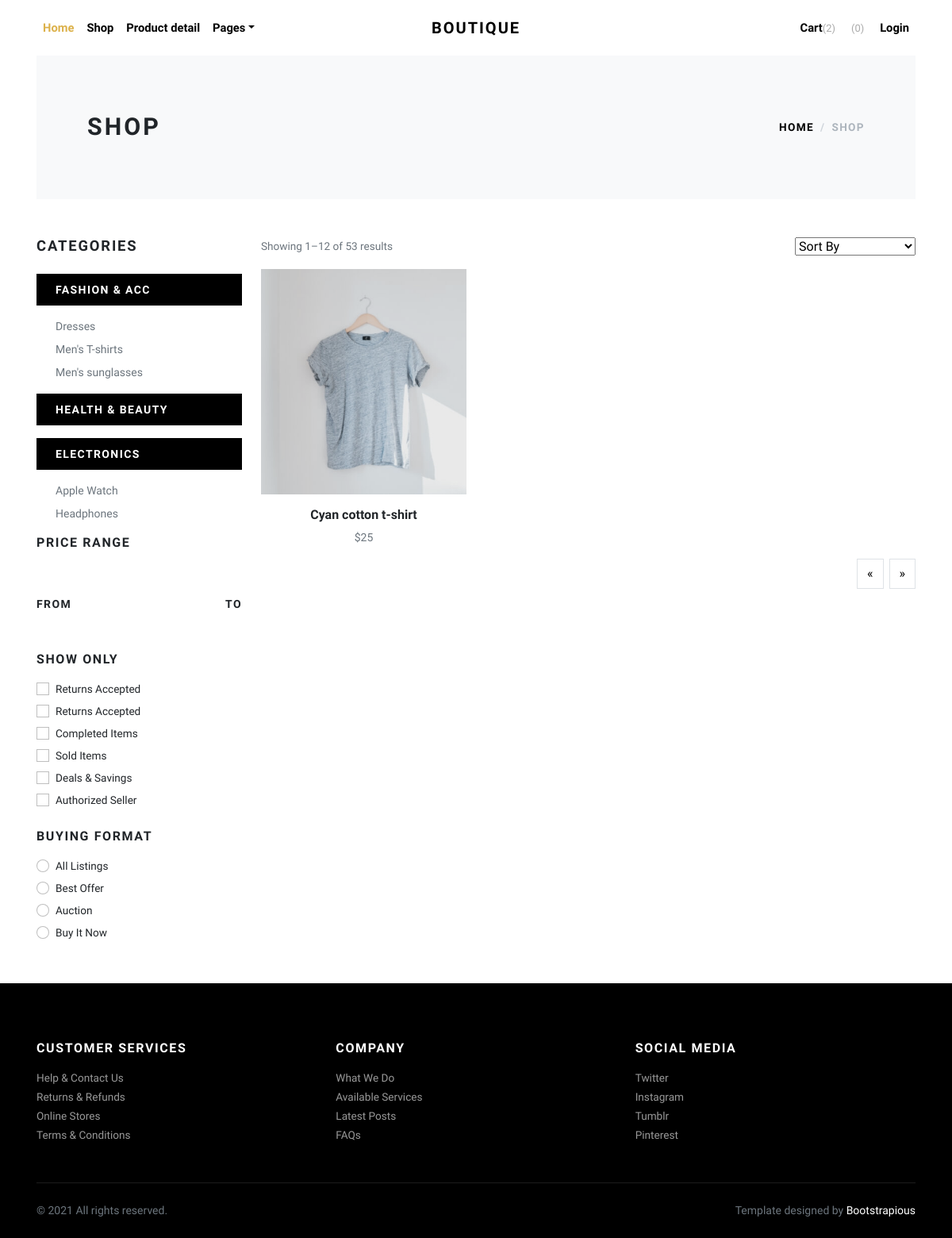
/shop/categories/mens-t-shirts/, run on the app's committed database.
### pages/models.py (models this page shows, shortened)
class MainCategory(models.Model):
    title = models.CharField(verbose_name="Название основной категории", max_length=100, unique=True)
    class Meta:
        verbose_name = "Основная категория"
        verbose_name_plural = "Основные категории"

class Category(models.Model):
    title = models.CharField(verbose_name="Название категории", max_length=100, unique=True)
    slug = models.SlugField(unique=True, default="")
    main_category = models.ForeignKey(MainCategory, on_delete=models.CASCADE, null=True, blank=True)
    def get_absolute_url(self):
        return reverse('main:category_products', kwargs={"slug": self.slug})
    class Meta:
        verbose_name = "Категория"
        verbose_name_plural = "Категории"

class Product(models.Model):
    title = models.CharField(verbose_name="Название товара", max_length=150, unique=True, default="")
    description = models.TextField(verbose_name="Описание товара")
    price = models.IntegerField(verbose_name="Цена товара")
    quantity = models.IntegerField(verbose_name="Кол-во товара" , default=10)
    is_available = models.BooleanField(default=True, verbose_name="В наличии")
    main_category = models.ForeignKey(MainCategory, on_delete=models.CASCADE, null=True, blank=True)
    category = models.ForeignKey(Category, on_delete=models.CASCADE)
    slug = models.SlugField(default="")
    def get_absolute_url(self):
        return reverse('main:product_detail', kwargs={"slug": self.slug})
    def get_first_photo(self):
        try:
            photo = self.productimage_set.all()[0].photo.url
            return photo
        except Exception as e:
            return "https://images.satu.kz/126101312_w640_h640_razdel-v-razrabotketovary.jpg"
    class Meta:
        verbose_name = "Продукт"
        verbose_name_plural = "Продукты"

class ProductImage(models.Model):
    photo = models.ImageField(verbose_name="Фото", upload_to="products/", null=True, blank=True)
    product = models.ForeignKey(Product, on_delete=models.CASCADE)

### pages/views.py (the view)
# urls.py: path("shop/categories/<slug:slug>/", views.category_products, name="category_products"),
def category_products(request, slug):
    main_categories = MainCategory.objects.all()
    categories = Category.objects.all()
    category = Category.objects.get(slug=slug)
    products = Product.objects.filter(category=category)
    context = {
        "main_categories": main_categories,
        "categories": categories,
        "products": products,
    }
    return render(request, "pages/shop.html", context)

### templates/pages/shop.html (shortened to what this page needs)
{% extends 'base.html' %}
{% block content %}
<div class="container">
    <section class="py-5 bg-light">
        <div class="container">
            <div class="row px-4 px-lg-5 py-lg-4 align-items-center">
                <div class="col-lg-6">
                    <h1 class="h2 text-uppercase mb-0">Shop</h1>
                </div>
                <div class="col-lg-6 text-lg-end">
                    <nav aria-label="breadcrumb">
                        <ol class="breadcrumb justify-content-lg-end mb-0 px-0 bg-light">
                            <li class="breadcrumb-item"><a class="text-dark" href="{% url 'main:home' %}">Home</a></li>
                            <li class="breadcrumb-item active" aria-current="page">Shop</li>
                        </ol>
                    </nav>
                </div>
            </div>
        </div>
    </section>
    <section class="py-5">
        <div class="container p-0">
            <div class="row">
                <div class="col-lg-3 order-2 order-lg-1">
                    <h5 class="text-uppercase mb-4">Categories</h5>
                    {% for main_category in main_categories %}
                    <div class="py-2 px-4 bg-dark text-white mb-3"><strong class="small text-uppercase fw-bold">
                        {{ main_category.title }}
                    </strong></div>
                    <ul class="list-unstyled small text-muted ps-lg-4 font-weight-normal">
                        {% for category in categories %}
                        {% if main_category.title == category.main_category.title %}
                        <li class="mb-2"><a class="reset-anchor" href="{{ category.get_absolute_url }}">{{ category.title }}</a></li>
                        {% endif %}
                        {% endfor %}
                    </ul>
                    {% endfor %}
                    <h6 class="text-uppercase mb-4">Price range</h6>
                    <div class="price-range pt-4 mb-5">
                        <div class="row pt-2">
                            <div class="col-6"><strong class="small fw-bold text-uppercase">From</strong></div>
                            <div class="col-6 text-end"><strong class="small fw-bold text-uppercase">To</strong></div>
                        </div>
                    </div>
                    <h6 class="text-uppercase mb-3">Show only</h6>
                    <div class="form-check mb-1">
                        <input class="form-check-input" type="checkbox" id="checkbox_1">
                        <label class="form-check-label" for="checkbox_1">Returns Accepted</label>
                    </div>
                    <div class="form-check mb-1">
                        <input class="form-check-input" type="checkbox" id="checkbox_2">
                        <label class="form-check-label" for="checkbox_2">Returns Accepted</label>
                    </div>
                    <div class="form-check mb-1">
                        <input class="form-check-input" type="checkbox" id="checkbox_3">
                        <label class="form-check-label" for="checkbox_3">Completed Items</label>
                    </div>
                    <div class="form-check mb-1">
                        <input class="form-check-input" type="checkbox" id="checkbox_4">
                        <label class="form-check-label" for="checkbox_4">Sold Items</label>
                    </div>
                    <div class="form-check mb-1">
                        <input class="form-check-input" type="checkbox" id="checkbox_5">
                        <label class="form-check-label" for="checkbox_5">Deals &amp; Savings</label>
                    </div>
                    <div class="form-check mb-4">
                        <input class="form-check-input" type="checkbox" id="checkbox_6">
                        <label class="form-check-label" for="checkbox_6">Authorized Seller</label>
                    </div>
                    <h6 class="text-uppercase mb-3">Buying format</h6>
                    <div class="form-check mb-1">
                        <input class="form-check-input" type="radio" name="customRadio" id="radio_1">
                        <label class="form-check-label" for="radio_1">All Listings</label>
                    </div>
                    <div class="form-check mb-1">
                        <input class="form-check-input" type="radio" name="customRadio" id="radio_2">
                        <label class="form-check-label" for="radio_2">Best Offer</label>
                    </div>
                    <div class="form-check mb-1">
                        <input class="form-check-input" type="radio" name="customRadio" id="radio_3">
                        <label class="form-check-label" for="radio_3">Auction</label>
                    </div>
                    <div class="form-check mb-1">
                        <input class="form-check-input" type="radio" name="customRadio" id="radio_4">
                        <label class="form-check-label" for="radio_4">Buy It Now</label>
                    </div>
                </div>
                <div class="col-lg-9 order-1 order-lg-2 mb-5 mb-lg-0">
                    <div class="row mb-3 align-items-center">
                        <div class="col-lg-6 mb-2 mb-lg-0">
                            <p class="text-sm text-muted mb-0">Showing 1–12 of 53 results</p>
                        </div>
                        <div class="col-lg-6">
                            <ul class="list-inline d-flex align-items-center justify-content-lg-end mb-0">
                                <li class="list-inline-item">
                                    <select class="selectpicker" data-customclass="form-control form-control-sm">
                                        <option value>Sort By</option>
                                    </select>
                                </li>
                            </ul>
                        </div>
                    </div>
                    <div class="row">
                        {% for product in products %}
                        <div class="col-lg-4 col-sm-6">
                            <div class="product text-center">
                                <div class="mb-3 position-relative">
                                    <a class="d-block" href=""><img class="img-fluid w-100"
                                                                               src="{{ product.get_first_photo}}" alt="..."></a>
                                </div>
                                <h6><a class="reset-anchor" href="{{ product.get_absolute_url }}">{{ product.title }}</a></h6>
                                <p class="small text-muted">${{ product.price }}</p>
                            </div>
                        </div>
                        {% endfor %}
                    </div>
                    <nav aria-label="Page navigation example">
                        <ul class="pagination justify-content-center justify-content-lg-end">
                            <li class="page-item mx-1"><a class="page-link" href="" aria-label="Previous"><span
                                    aria-hidden="true">«</span></a></li>
                            <li class="page-item ms-1"><a class="page-link" href="" aria-label="Next"><span
                                    aria-hidden="true">»</span></a></li>
                        </ul>
                    </nav>
                </div>
            </div>
        </div>
    </section>
</div>
{% endblock content %}

### data on the page
MainCategory: title "FASHION & ACC"
Category: title "Dresses"
Category: title "Men's T-shirts"
Category: title "Men's sunglasses"
MainCategory: title "HEALTH & BEAUTY"
MainCategory: title "ELECTRONICS"
Category: title "Apple Watch"
Category: title "Headphones"
Product: get_first_photo (picture), title "Cyan cotton t-shirt", price "25"
